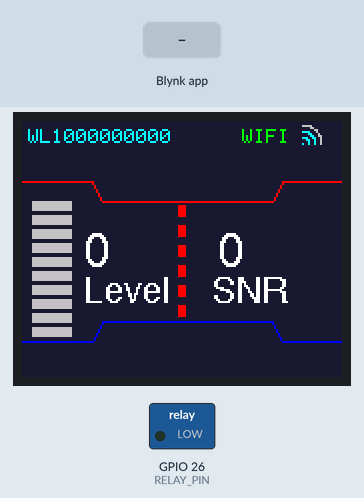
A sketch run on a simulated ESP32. Parts: 160×128 colour display, switched loads named in the sketch (green lamp = pin HIGH). The inputs (shaded band) are chosen by the test bench. WiFi joins after 1.5 s; servers stay silent unless stated; no radio packets arrive unless stated; what the sketch prints to the serial monitor is not drawn.

Above: at 3.2 s.
3.3 s: Blynk app writes 1 to V2
4.8 s: Blynk app writes 0 to V2
Timing chart, 0 to 7.8 s (numbered marks = the images above; inputs shaded):
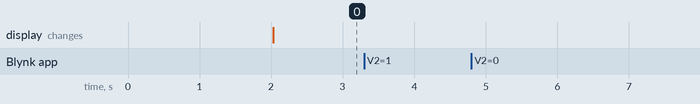

The sketch:

WL_Blynk_D_wifi.ino
```cpp
#define BLYNK_TEMPLATE_ID "TMPL6wMpQ-cJg"
#define BLYNK_TEMPLATE_NAME "Water Level Device"
#define BLYNK_AUTH_TOKEN "-1ew1nIGHZDimZpv95E3nOCy9TaQgAuu"

#include <SPI.h>
#include <LoRa.h>
#include <WiFi.h>
#include <BlynkSimpleEsp32.h>

char ssid[] = "STELLAR";
char pass[] = "stellarBD";

unsigned long lastWiFiCheck = 0;
const unsigned long wifiCheckInterval = 10000;  // Check every 10 seconds
unsigned long lastSignalUpdate = 0; // For signal bar refresh

#include <Adafruit_GFX.h>
#include <Adafruit_ST7735.h>
#include <Fonts/FreeSerifBold18pt7b.h>
#include <Fonts/FreeSerifBold12pt7b.h>
#include <Fonts/FreeSerifBold9pt7b.h>
#include <Fonts/FreeSans9pt7b.h>
#include <Fonts/FreeSans12pt7b.h>
#include <Fonts/FreeSans18pt7b.h>

// TFT Display Pins
#define TFT_CS 15
#define TFT_DC 18
#define TFT_SCLK 14
#define TFT_MOSI 13
#define TFT_RST 88

// Colors
#define TFT_BLACK 0x0000
#define TFT_BLUE  0x001F
#define TFT_RED   0xF800
#define TFT_GREEN 0x07E0
#define TFT_WHITE 0xFFFF
#define TFT_CYAN  0x07FF
#define TFT_NAVY  0x18C6
#define TFT_ASH   0xC618

// LoRa Pins
#define SS 2
#define RST 25

// LoRa Transmitter and Receiver Address
const byte receiverAddress = 0x15;
const byte senderAddress = 0x16;

String deviceID = "WL1000000000";
int level = 0;
int snr = 0;
int count = 0;
int state = 0;

#define RELAY_PIN 26  // Connect relay to GPIO 26

// Motor switch status flag (V2 control)
bool motorStatus = false;  // Default state is off (LED off)

Adafruit_ST7735 tft = Adafruit_ST7735(TFT_CS, TFT_DC, TFT_RST);

// ==================== Function to get bars from RSSI ====================
int getSignalBars() {
  long rssi = WiFi.RSSI(); // Get current RSSI in dBm
  if (rssi >= -50) return 4;       // Excellent
  else if (rssi >= -60) return 3;  // Good
  else if (rssi >= -70) return 2;  // Fair
  else if (rssi >= -80) return 1;  // Weak
  else return 0;                   // Very weak or no signal
}

void setup() {
  Serial.begin(9600);

  // Connect to WiFi and Blynk
  WiFi.begin(ssid, pass);
  Blynk.begin(BLYNK_AUTH_TOKEN, ssid, pass);

  while (WiFi.status() != WL_CONNECTED) {
    delay(500);
    Serial.print(".");
  }
  Serial.println();
  Serial.print("WiFi Connected. IP Address: ");
  Serial.println(WiFi.localIP());

  SPI.begin();
  tft.initR(INITR_BLACKTAB);
  tft.fillScreen(TFT_NAVY);
  tft.setRotation(3);

  displayDeviceID(deviceID);
  drawWiFiSignal(getSignalBars());  // Initial signal strength
  drawPattern();
  drawLevelBar(level);
  drawDivider();
  showLevel(level);
  showSNR(snr);

  LoRa.setPins(SS, RST);
  if (!LoRa.begin(433E6)) {
    Serial.println("LoRa error!");
    while (1);
  }
  LoRa.setSpreadingFactor(8);
  LoRa.setSignalBandwidth(62.5E3);
  LoRa.setCodingRate4(8);
  Serial.println("LoRa Receiver Ready...");

  pinMode(RELAY_PIN, OUTPUT);  // Set relay pin as output
  digitalWrite(RELAY_PIN, LOW); // Initially turn off the relay (LED off)
}

void loop() {
  Blynk.run();

  // Check WiFi connection periodically
  if (millis() - lastWiFiCheck >= wifiCheckInterval) {
    lastWiFiCheck = millis();
    checkWiFiConnection();
  }

  // Update WiFi signal bars every 3 seconds
  if (millis() - lastSignalUpdate >= 3000) {
    lastSignalUpdate = millis();
    drawWiFiSignal(getSignalBars());
  }

  parseLoRaData();
}

// ==================== Display Functions ====================
void displayDeviceID(String deviceID) {
  tft.fillScreen(TFT_NAVY);
  tft.setFont(); // reset to default small font
  tft.setTextColor(TFT_CYAN);
  tft.setTextSize(1);
  tft.setCursor(3, 4);
  tft.println(deviceID);
}

void drawArc(int x, int y, int r, uint16_t color) {
  tft.setFont(&FreeSerifBold18pt7b); // temporary font setting
  for (int angle = 1; angle <= 90; angle++) {
    float rad = angle * 3.14159 / 180;
    int xPos = x + r * cos(rad);
    int yPos = y - r * sin(rad);
    tft.drawPixel(xPos, yPos, color);
  }
  tft.setFont(); // reset to default small font after drawing arc
}

void drawWiFiSignal(int signalStrength) {
  tft.fillRect(105, 0, 60, 20, TFT_NAVY); // Clear old signal display area
  tft.setFont(); // reset to default font for WIFI text
  tft.setTextColor(TFT_GREEN);
  tft.setTextSize(1);
  tft.setCursor(110, 4);
  tft.println("WIFI");

  int x = 140, y = 12;
  drawArc(x, y, 1, (signalStrength > 0) ? TFT_CYAN : TFT_ASH);
  drawArc(x, y, 4, (signalStrength > 1) ? TFT_CYAN : TFT_ASH);
  drawArc(x, y, 7, (signalStrength > 2) ? TFT_CYAN : TFT_ASH);
  drawArc(x, y, 10, (signalStrength > 3) ? TFT_CYAN : TFT_ASH);
}

void drawPattern() {
  tft.drawLine(0, 30, 35, 30, TFT_RED);
  tft.drawLine(35, 30, 40, 40, TFT_RED);
  tft.drawLine(40, 40, 125, 40, TFT_RED);
  tft.drawLine(125, 40, 130, 30, TFT_RED);
  tft.drawLine(130, 30, 160, 30, TFT_RED);

  tft.drawLine(0, 110, 35, 110, TFT_BLUE);
  tft.drawLine(35, 110, 40, 100, TFT_BLUE);
  tft.drawLine(40, 100, 125, 100, TFT_BLUE);
  tft.drawLine(125, 100, 130, 110, TFT_BLUE);
  tft.drawLine(130, 110, 160, 110, TFT_BLUE);
}

void drawLevelBar(int level) {
  int segments = 10;
  int segmentWidth = 20;
  int segmentHeight = 5;
  int blueSegments = map(level, 0, 100, 0, segments);

  for (int i = 0; i < segments; i++) {
    int x = 5;
    int y = 40 + (segments - 1 - i) * (segmentHeight + 2);
    if (i < blueSegments) {
      tft.fillRect(x, y, segmentWidth, segmentHeight, TFT_BLUE);
    } else {
      tft.fillRect(x, y, segmentWidth, segmentHeight, TFT_ASH);
    }
  }
}

void drawDivider() {
  tft.fillRect(78, 42, 4, 6, TFT_RED);
  tft.fillRect(78, 52, 4, 6, TFT_RED);
  tft.fillRect(78, 62, 4, 6, TFT_RED);
  tft.fillRect(78, 72, 4, 6, TFT_RED);
  tft.fillRect(78, 82, 4, 6, TFT_RED);
  tft.fillRect(78, 92, 4, 6, TFT_RED);
}

void showLevel(int level) {
  tft.fillRect(30, 55, 45, 40, TFT_NAVY);
  tft.setFont();
  tft.setTextColor(TFT_WHITE);
  tft.setFont(&FreeSans12pt7b);
  tft.setCursor(31, 72);
  tft.setTextSize(1);
  tft.print(level);
  tft.setFont(&FreeSans9pt7b);
  tft.setCursor(31, 90);
  tft.print("Level");
}

void showSNR(int snr) {
  tft.fillRect(95, 55, 45, 40, TFT_NAVY);
  tft.setFont();
  tft.setTextColor(TFT_WHITE);
  tft.setFont(&FreeSans12pt7b);
  tft.setCursor(98, 72);
  tft.setTextSize(1);
  tft.print(snr);
  tft.setFont(&FreeSans9pt7b);
  tft.setCursor(95, 90);
  tft.print("SNR");
}

// ==================== LoRa Parsing ====================
void parseLoRaData() {
  int packetSize = LoRa.parsePacket();
  if (packetSize) {
    byte destAddress = LoRa.read();
    byte senderAddress = LoRa.read();
    if (destAddress == receiverAddress) {
      String data = "";
      while (LoRa.available()) {
        data += (char)LoRa.read();
      }
      int separatorIndex = data.indexOf(',');
      int snr = LoRa.packetSnr() + 18;
      Serial.print("SNR ");
      Serial.println(snr);
      if (separatorIndex != -1) {
        int level = data.substring(0, separatorIndex).toInt();
        int count = data.substring(separatorIndex + 1).toInt();
        Serial.print(" Received Data: Level= ");
        Serial.println(level);
        showLevel(level);
        drawLevelBar(level);
        showSNR(snr);
        Blynk.virtualWrite(V0, level);
        Blynk.virtualWrite(V1, snr);
        Blynk.virtualWrite(V2, state);
        // Call the controlRelay function to manage LED based on water level
        controlRelay(level);
      }
    }
  }
}

// ==================== WiFi Reconnect ====================
void checkWiFiConnection() {
  if (WiFi.status() != WL_CONNECTED) {
    Serial.println("WiFi disconnected. Trying to reconnect...");
    WiFi.begin(ssid, pass);
    unsigned long startAttemptTime = millis();
    while (WiFi.status() != WL_CONNECTED && millis() - startAttemptTime < 5000) {
      delay(500);
      Serial.print(".");
    }
    if (WiFi.status() == WL_CONNECTED) {
      Serial.println("\nReconnected to WiFi.");
      Serial.print("IP Address: ");
      Serial.println(WiFi.localIP());
      Blynk.begin(BLYNK_AUTH_TOKEN, ssid, pass);
    } else {
      Serial.println("\nFailed to reconnect to WiFi.");
    }
  }
}

void controlRelay(int waterLevel) {
  // Only activate the relay if the level is 100 AND motorStatus is true (V2 is ON)
  if (waterLevel == 100 && motorStatus) {
    digitalWrite(RELAY_PIN, HIGH);  // Turn on the LED
    Serial.println("LED turned ON");
  } else {
    digitalWrite(RELAY_PIN, LOW);   // Turn off the LED
    Serial.println("LED turned OFF");
  }
}

// ==================== Blynk Button Control ====================
// This function is called when the button in Blynk app is pressed
BLYNK_WRITE(V2) {
  motorStatus = param.asInt();  // Read button state (V2 control)

  if (motorStatus == 1) {
    Serial.println("Motor/LED turned ON via Blynk (V2)");
    state = 1; // Set state to 1 (LED on)
  } else {
    Serial.println("Motor/LED turned OFF via Blynk (V2)");
    state = 0; // Set state to 0 (LED off)
  }

  // Update the Blynk app with the current motor (LED) state
  Blynk.virtualWrite(V2, state);
}
```

Measured:
- after the input at 3.3 s, every drawn part: stays the same
- after the input at 4.8 s, every drawn part: stays the same
